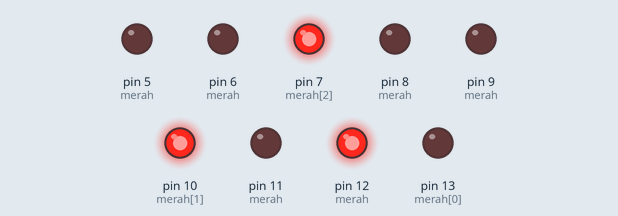
Recording of a sketch running on a simulated Arduino Uno, built with avr-gcc and run on an emulated ATmega328P. On the bench: output pins drawn as LEDs (lit = HIGH). Random numbers use the default seed unless the sketch sets one.

Above: at 0.1 s.
At 3.8 s:
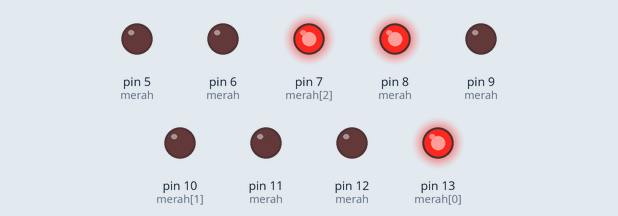
At 9.0 s:
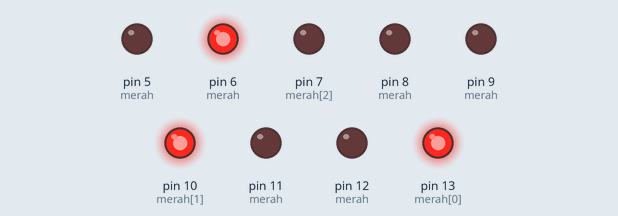
At 13.4 s:
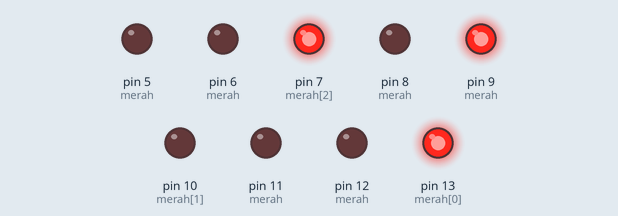
At 24.4 s:
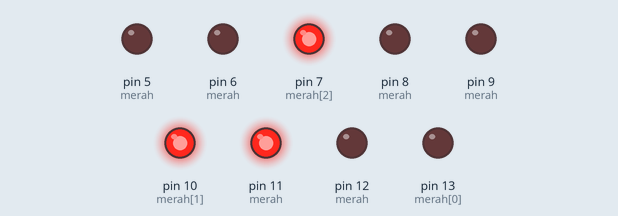
At 37.4 s:
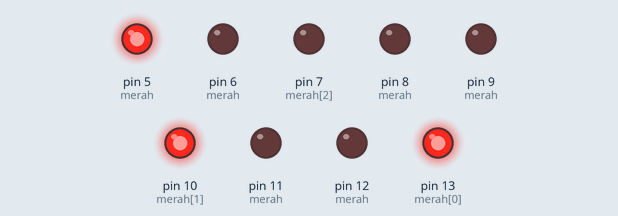
Timing chart, 0 to 40.0 s (numbered marks = the images above):
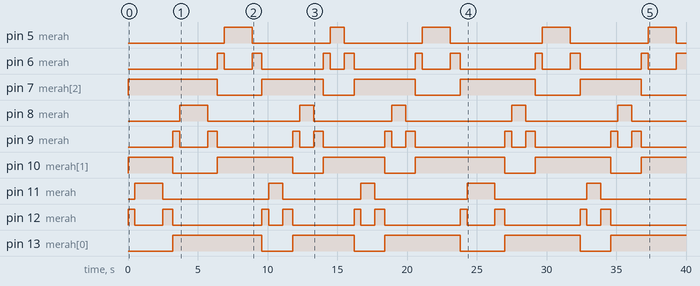

Measured:
- by itself, pin 5 (merah): LOW → HIGH at 6.9 s, → LOW 2.0 s later, → HIGH 5.6 s later, → LOW 1.0 s later, … (10 changes in this stretch)
- by itself, pin 6 (merah): LOW → HIGH at 6.4 s, → LOW 0.50 s later, → HIGH 2.0 s later, → LOW 0.70 s later, … (19 changes in this stretch)
- by itself, pin 7 (merah[2]): LOW → HIGH at 0.00 s, → LOW 6.4 s later, → HIGH 3.2 s later, → LOW 4.4 s later, … (10 changes in this stretch)
- by itself, pin 8 (merah): LOW → HIGH at 3.7 s, → LOW 2.0 s later, → HIGH 6.6 s later, → LOW 1.0 s later, … (10 changes in this stretch)
- by itself, pin 9 (merah): LOW → HIGH at 3.2 s, → LOW 0.50 s later, → HIGH 2.0 s later, → LOW 0.70 s later, … (20 changes in this stretch)
- by itself, pin 10 (merah[1]): LOW → HIGH at 0.00 s, → LOW 3.2 s later, → HIGH 3.2 s later, → LOW 5.4 s later, … (11 changes in this stretch)
- by itself, pin 11 (merah): LOW → HIGH at 0.50 s, → LOW 2.0 s later, → HIGH 7.6 s later, → LOW 1.0 s later, … (10 changes in this stretch)
- by itself, pin 12 (merah): LOW → HIGH at 0.00 s, → LOW 0.50 s later, → HIGH 2.0 s later, → LOW 0.70 s later, … (20 changes in this stretch)

The sketch:

perempatan.ino
```cpp
/*
PROGAM PEREMPATAN

Untuk preview ada di sini : https://wokwi.com/projects/341373428311261779

urutan :
> utara
> timur dan barat
> selatan
*/

// int / integers sellu berisi angka Ex: int myNumber = 18;
// array / kumpulan dari sebuah variabel angka (int) maupun huruf (char). harus ada '[]' di akhir nama variable.
int merah[] = {13, 10, 7}, // kumpulan pin lampu merah.
    utara[] = {13, 12, 11}, // berisi pin lampu merah, kuning, hijau.
    timur[] = {10, 9, 8},
    selatan[] = {7, 6, 5};

// setup dijalankan sekali saat pertama kali saat arduino dihidupkan
void setup() {
  // mengkonfigurasi secara spesifik dari pin 5 sampai 13 sebagai OUTPUT.
  // for / perulangan. menjalankan argument secara berulang saat kondisi terpenuhi. dalam hal ini pinMode() akan diijalankan sampai 9 kali
  for(int i = 5; i < 14; i++){
    // for berisi 3 statment.
    // statment 1 berisi variable angka. dijalankan 1 kali.
    // statment 2 berisi kondisi. for dijalankan saat kondisi bersifat TRUE. dalam ini ketika statment 1 `i` kurang dari '<' 14.
    // statment 3 dijalankan berulangkali saat statment 2 terpenuhi. tambahan `++` artinya variabel i akan ditambah 1 setiap kali dijalankan.
    pinMode(i, OUTPUT);
  }
}

// fungsi loop akan dipangil arduino itu sendiri secara berulang
void loop() {

  // memanggil / menjalankan  function jalan.
  // `` namaFuction(parameter) `` parameter berisi data yang akan dikirimkan.
  jalan(utara);
  jalan(timur);
  jalan(selatan);
}

// Mendeklarasi jalan() sebagai function. dan lampu[] sebagai parameter
/*
`` void namaFuction(parameter){ argument } ``
  function adalah sebuah kumpulan kode yang akan dijalankan hanya saat dipanggil.
 kamu bisa mengirim data ke function menggunakan `parameter`. kedalam sebuah functioon.
 function dapat di exsekusi berkali kali.

  `void` adalah salah satu type function yang tidak mengembalikan nilai.
    lainnya : int - mengembalikan angka, char - menggembalikan String.
  namaFuction ditulis seperti nama variable lainya.
  `parameter` sebuah variable didalam function. kamu dapat menambah parameter sebanyak yang kamu inginkan cukup pisahkan dengan koma ','.
  `argument` kumpulan sebuah kode yang akan dijalankan ketika dipanggil.
*/
void jalan(int lampu[]) {
  // menghidupkan lampu merah selain lampu[0] / lampu merah dari parameter
  for(int i = 0; i < (sizeof merah / sizeof *merah); i++) {
    if(merah[i] == lampu[0] ) digitalWrite(merah[i], LOW);
    else digitalWrite(merah[i], HIGH);
  }
  // menghidupkan lampu kuning.
  digitalWrite(lampu[1], HIGH);
  delay(500);
  // mematikan lampu kuning dan menghidupkan lampu hijau.
  digitalWrite(lampu[1], LOW);
  digitalWrite(lampu[2], HIGH);
  // delay 1 detik dikali angka random dari 1 sampai 3. artinya lampu hiijau hidup diantara 1 sampai 3 detik.
  delay(1000 * random(1,3));
  // mematikan lampu hijau lalu menghidupkan lampu kuning
  digitalWrite(lampu[2], LOW);
  digitalWrite(lampu[1], HIGH);
  delay(700) ;
  // mematikan lampu kuning.
  digitalWrite(lampu[1], LOW);

}
```
